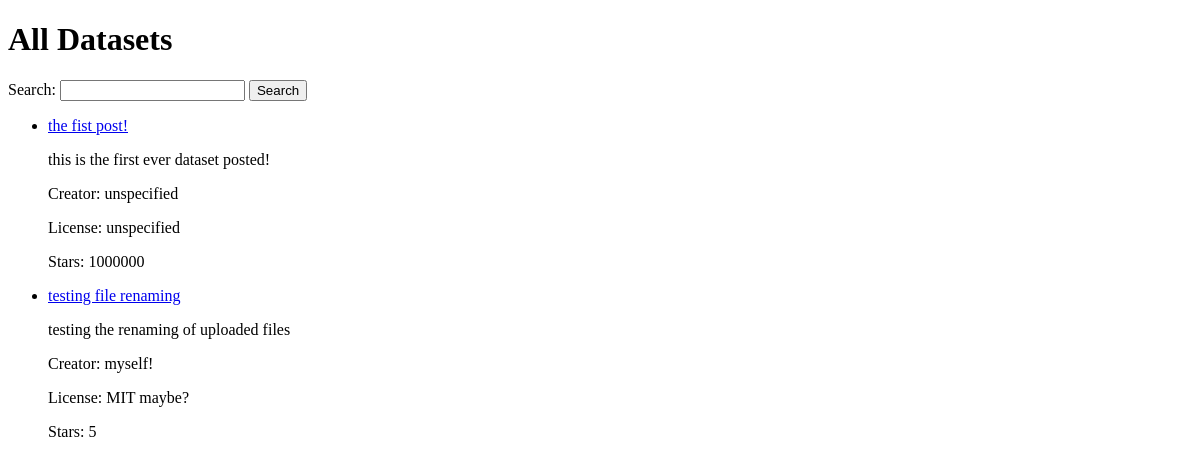
Page /backend/list/ on the earlier database version.
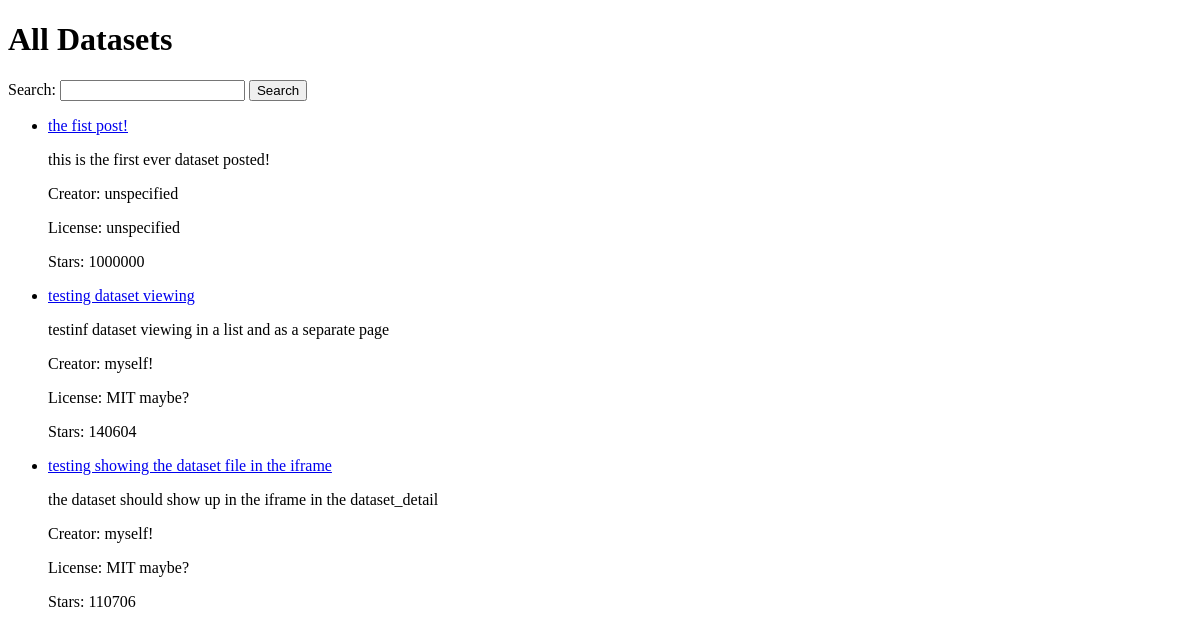
Same page on the later database version.
### backend/models.py (models this page shows, shortened)
class Dataset(models.Model):
    name = models.CharField(max_length=100)
    description = models.TextField()
    created = models.DateTimeField(auto_now_add=True)
    updated = models.DateTimeField(auto_now=True, null=True)
    stars = models.IntegerField(default=0)
    public = models.BooleanField(default=False)
    user = models.ForeignKey(User, on_delete=models.CASCADE)
    file = models.FileField(upload_to=upload_to_dataset) # Uploaded files will now be put in the uploads directory.
    creator = models.CharField(max_length=200) # Organization or person who created the dataset originally.
    license = models.CharField(max_length=200) # The license or terms of use for the data.
    thumbnail = models.ImageField(upload_to=upload_to_thumbnail)
    slug = models.SlugField(unique=True, max_length=100) # Define a slug field for the dataset with a maximum length of 100 characters

### backend/views.py (the view)
# urls.py: path('list/', dataset_list, name='dataset_list'),
def dataset_list(request):
    query = request.GET.get('q') # Get the search query from the request parameters
    if query:
        datasets = Dataset.objects.filter(Q(name__icontains=query) | Q(description__icontains=query))
    else:
        datasets = Dataset.objects.all()
    context = {'datasets': datasets}
    return render(request, 'dataset_list.html', context)

### backend/templates/dataset_list.html (shortened to what this page needs)
<!DOCTYPE html>
<html lang="en">
<head>
</head>
<body>
    <h1>All Datasets</h1>
    <form method="get" action="{% url 'dataset_list' %}">
        <label for="search">Search:</label>
        <input type="text" name="q" id="search">
        <button type="submit">Search</button>
    </form>
    <ul>
        {% for dataset in datasets %}
            <li>
                <a href="{% url 'dataset_detail' dataset.id %}">{{ dataset.name }}</a>
                <p>{{ dataset.description }}</p>
                <p>Creator: {{ dataset.creator }}</p>
                <p>License: {{ dataset.license }}</p>
                <p>Stars: {{ dataset.stars }}</p>
            </li>
        {% empty %}
            <li>No datasets available.</li>
        {% endfor %}
    </ul>
</body>
</html>

Differences in the rows shown:
removed Dataset: name "testing file renaming", description "testing the renaming of uploaded files", creator "myself!", license "MIT maybe?", stars "5"
added Dataset: name "testing dataset viewing", description "testinf dataset viewing in a list and as a separate page", creator "myself!", license "MIT maybe?", stars "140604"
added Dataset: name "testing showing the dataset file in the iframe", description "the dataset should show up in the iframe in the dataset_detail", creator "myself!", license "MIT maybe?", stars "110706"
